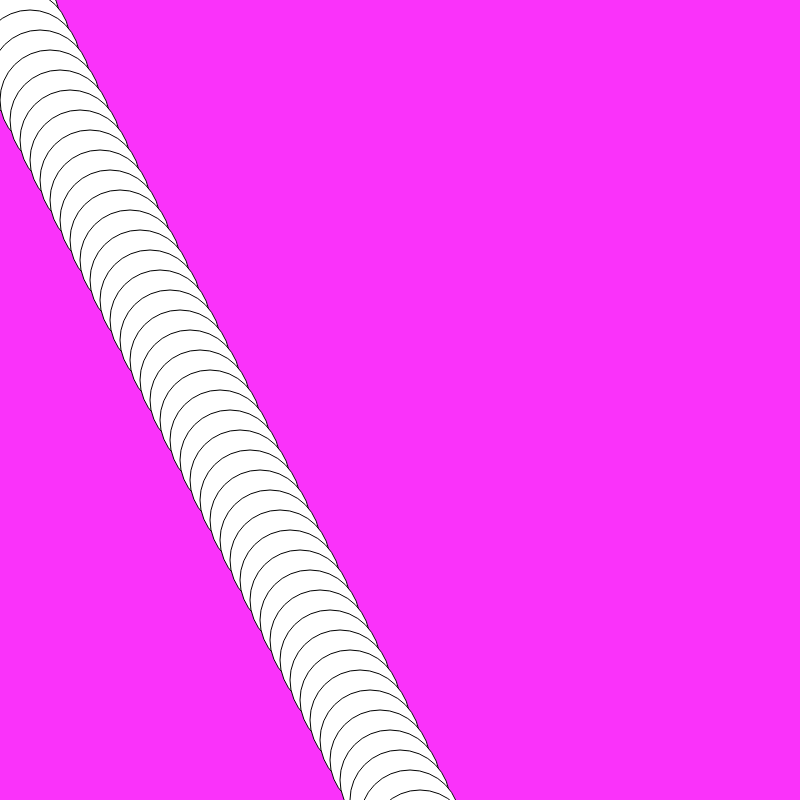
Frame 1 (no input)
Frame 60 (no input): identical to frame 1, image omitted
Frame 120 (the mouse pressed at the canvas centre since frame 60): identical to frame 1, image omitted

The p5.js sketch that drew this single still picture (run headless with seeded random() and noise() and a simulated clock; from frame 60 on, the mouse is pressed at the canvas centre):

// p5.js sketch
// ── sketch.js
function setup() {
    createCanvas(800, 800);
  }
  
  function draw() {
    background(250,50,250);

    for (let i = 0; i < 100; i++){
      ellipse(10 * i,20 * i,100,100);
    }
  }
